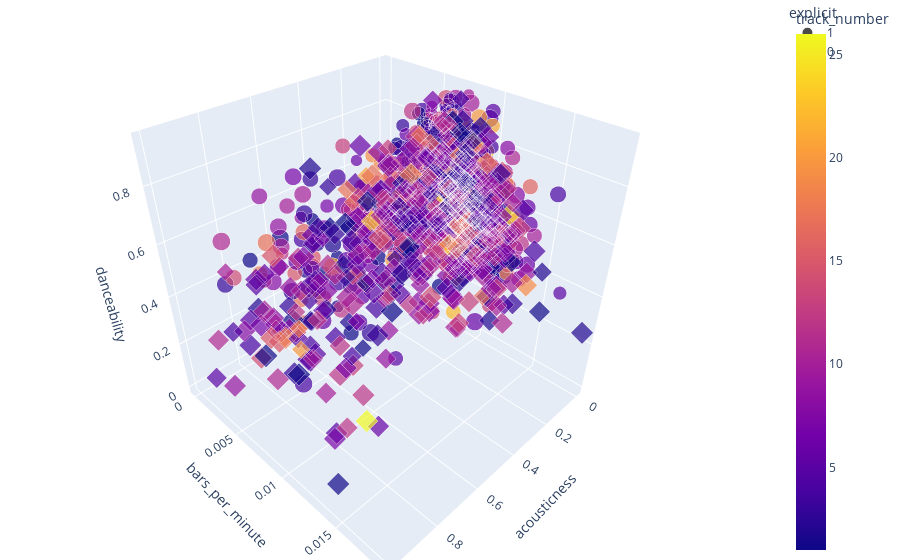

Notebook cell for this chart:
### Code cell
import plotly.express as px
uns = new_df.reset_index()

fig = px.scatter_3d(uns, x='acousticness', y='bars_per_minute', z='danceability',
              color='track_number', size='artist_popularity', size_max=18,
              symbol='explicit', opacity=0.7, hover_data=['album', 'name', 'artist'])

# tight layout
fig.update_layout(margin=dict(l=0, r=0, b=0, t=0))

### Figure 1 — Plotly figure (JSON) as saved in the notebook; plotly's stock layout.template omitted (floating-point values rounded to 4 significant figures; data arrays with more than 128 entries replaced by an {"elided": "..."} marker saying what was removed)
{"data": [{"customdata": {"elided": "529x3 str values"}, "hovertemplate": "explicit=1<br>acousticness=%{x}<br>bars_per_minute=%{y}<br>danceability=%{z}<br>artist_popularity=%{marker.size}<br>album=%{customdata[0]}<br>name=%{customdata[1]}<br>artist=%{customdata[2]}<br>track_number=%{marker.color}<extra></extra>", "legendgroup": "1", "marker": {"color": {"elided": "529 int values"}, "coloraxis": "coloraxis", "opacity": 0.7, "size": {"elided": "529 int values"}, "sizemode": "area", "sizeref": 0.3056, "symbol": "circle"}, "mode": "markers", "name": "1", "scene": "scene", "showlegend": true, "type": "scatter3d", "x": {"elided": "529 float values"}, "y": {"elided": "529 float values"}, "z": {"elided": "529 float values"}}, {"customdata": {"elided": "580x3 str values"}, "hovertemplate": "explicit=0<br>acousticness=%{x}<br>bars_per_minute=%{y}<br>danceability=%{z}<br>artist_popularity=%{marker.size}<br>album=%{customdata[0]}<br>name=%{customdata[1]}<br>artist=%{customdata[2]}<br>track_number=%{marker.color}<extra></extra>", "legendgroup": "0", "marker": {"color": {"elided": "580 int values"}, "coloraxis": "coloraxis", "opacity": 0.7, "size": {"elided": "580 int values"}, "sizemode": "area", "sizeref": 0.3056, "symbol": "diamond"}, "mode": "markers", "name": "0", "scene": "scene", "showlegend": true, "type": "scatter3d", "x": {"elided": "580 float values"}, "y": {"elided": "580 float values"}, "z": {"elided": "580 float values"}}], "layout": {"coloraxis": {"colorbar": {"title": {"text": "track_number"}}, "colorscale": [[0, "#0d0887"], [0.1111, "#46039f"], [0.2222, "#7201a8"], [0.3333, "#9c179e"], [0.4444, "#bd3786"], [0.5556, "#d8576b"], [0.6667, "#ed7953"], [0.7778, "#fb9f3a"], [0.8889, "#fdca26"], [1, "#f0f921"]]}, "legend": {"itemsizing": "constant", "title": {"text": "explicit"}, "tracegroupgap": 0}, "margin": {"b": 0, "l": 0, "r": 0, "t": 0}, "scene": {"domain": {"x": [0, 1], "y": [0, 1]}, "xaxis": {"title": {"text": "acousticness"}}, "yaxis": {"title": {"text": "bars_per_minute"}}, "zaxis": {"title": {"text": "danceability"}}}}}
